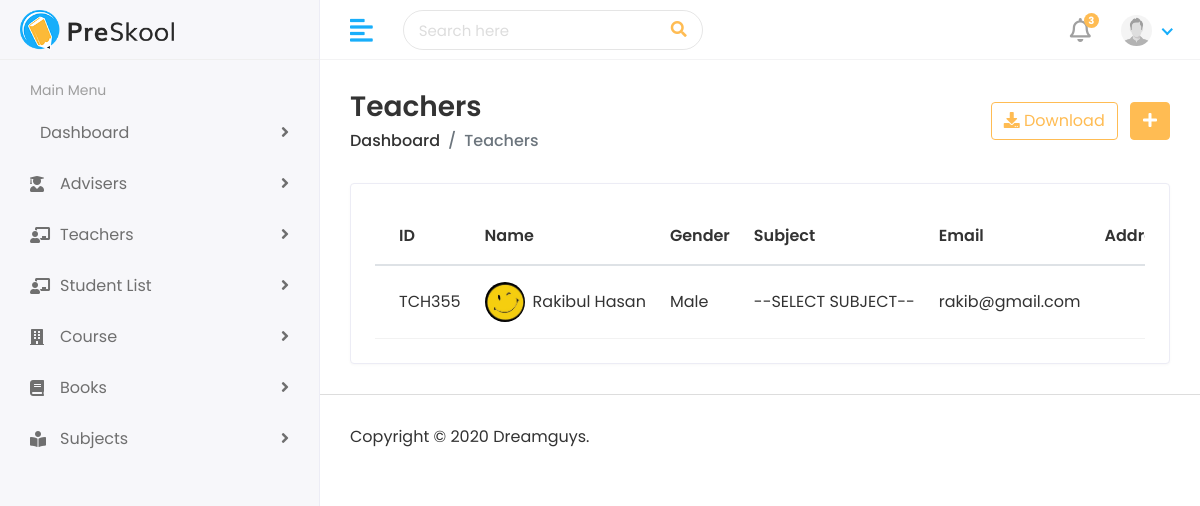
The page /view-teacher/ (signed in) on the database its author committed.
### HOD_Dashbord/models.py (models this page shows, shortened)
class Teacher(models.Model):
    user = models.OneToOneField(User, on_delete=models.CASCADE)
    teacher_id = models.CharField(max_length=100, unique=True)
    title = models.CharField(max_length=100, blank=True, null=True)
    gender = models.CharField(max_length=10, blank=True, null=True)
    DOB = models.CharField(max_length=20, blank=True, null=True)
    Joine_date = models.CharField(max_length=20, blank=True, null=True)
    subject = models.CharField(max_length=120, blank=True, null=True)
    address = models.CharField(max_length=260, blank=True, null=True)
    city = models.CharField(max_length=150, blank=True, null=True)
    state = models.CharField(max_length=120, blank=True, null=True)
    country = models.CharField(max_length=120, blank=True, null=True)
    zipe_code = models.CharField(max_length=10, blank=True, null=True)
    phone_number = models.CharField(max_length=20, blank=True, null=True)

### Accounts/models.py (models this page shows, shortened)
class User(AbstractBaseUser, PermissionsMixin):
    email         = models.EmailField(unique=True, null=False)
    password      = models.CharField(max_length=120)
    first_name    = models.CharField(max_length=165, null=True, blank=True)
    last_name      = models.CharField(max_length=165, null=True, blank=True)
    profile_pic   = models.ImageField(upload_to='profile_pic', null=True, blank=True)
    user_rol = (
        ('admin','Admin'),
        ('teacher','Teacher'),
        ('student','Student'),
    )
    user_type = models.CharField(
        max_length=20,
        choices=user_rol,
        )
    is_staff = models.BooleanField(
        gettext_lazy("staff status"),
        default=False,
        help_text = gettext_lazy("Designet whether this user can Login this site")
    )
    is_active = models.BooleanField(
        gettext_lazy("Active"),
        default=True,
        help_text = gettext_lazy("designates Whether this user should be creates as active. unselect this instad of deleting accounts")
    )
    USERNAME_FIELD = 'email'
    objects = MyUserManager()

### HOD_Dashbord/views.py (the view)
# urls.py: path('view-teacher/', views.View_Teacher, name='view_teacher'),
@login_required()
def View_Teacher(request):
    user = request.user
    if user.user_type == 'admin':
        teacher = Teacher.objects.all()
        context = {
            'teachers':teacher
        }
        return render(request, 'Dashbord/view_teacher.html', context)
    return redirect('error')

### templates/Dashbord/view_teacher.html (shortened to what this page needs)
{% extends "Dashbord/base.html" %}
{% load static %}
{% block body %}
<div class="page-wrapper">
    <div class="content container-fluid">
        <div class="page-header">
            <div class="row align-items-center">
                <div class="col">
                    <h3 class="page-title">Teachers</h3>
                    <ul class="breadcrumb">
                        <li class="breadcrumb-item"><a
                                href="index.html">Dashboard</a></li>
                        <li class="breadcrumb-item active">Teachers</li>
                    </ul>
                </div>
                <div class="col-auto text-right float-right
                    ml-auto">
                    <a href="#" class="btn btn-outline-primary
                        mr-2"><i class="fas fa-download"></i>
                        Download</a>
                    <a href="add-teacher.html" class="btn
                        btn-primary"><i class="fas fa-plus"></i></a>
                </div>
            </div>
        </div>
        <div class="row">
            <div class="col-sm-12">
                <div class="card card-table">
                    <div class="card-body">
                        <div class="table-responsive">
                            <table class="table table-hover
                                table-center mb-0 datatable">
                                <thead>
                                    <tr>
                                        <th>ID</th>
                                        <th>Name</th>
                                        <th>Gender</th>
                                        <th>Subject</th>
                                        <th>Email</th>
                                        <th>Address</th>
                                    </tr>
                                </thead>
                                <tbody>
                                    {% for i in teachers %}
                                    <tr>
                                        <td>{{i.teacher_id}}</td>
                                        <td>
                                            <h2
                                                class="table-avatar">
                                                <a
                                                    href="teacher-details.html"
                                                    class="avatar
                                                    avatar-sm mr-2">
                                                    {% if i.user.profile_pic %}
                                                    <img
                                                        class="avatar-img
                                                        rounded-circle"
                                                        src="/media/{{i.user.profile_pic}}"
                                                        alt="User
                                                        Image">
                                                    {% endif %}
                                                    </a>
                                                <a
                                                    href="teacher-details.html">{{i.user.first_name}} {{i.user.last_name}}</a>
                                            </h2>
                                        </td>
                                        <td>{{i.gender}}</td>
                                        <td>{{i.subject}}</td>
                                        <td>{{i.user.email}}</td>
                                        <td>{{i.address}}</td>
                                    </tr>
                                    {% endfor %}
                                </tbody>
                            </table>
                        </div>
                    </div>
                </div>
            </div>
        </div>
    </div>
    <footer>
        <p>Copyright © 2020 Dreamguys.</p>
    </footer>
</div>
{% endblock body %}

### static/Dashbord/css/style.css (style rules this page uses)
html { height: 100%; }
body { background-color: #fff; color: #333; font-family: 'Poppins', sans-serif; font-size: 1rem; height: 100%; line-height: 1.5; overflow-x: hidden; }
h1, h2, h3, h4, h5, h6 { font-family: 'Poppins', sans-serif; margin-top: 0; }
a { color: #009ce7; }
input, button, a { transition: all 0.4s ease; -moz-transition: all 0.4s ease; -o-transition: all 0.4s ease; -ms-transition: all 0.4s ease; -webkit-transition: all 0.4s ease; }
ul, ol { padding: 0px; list-style: none; }
.table { color: #333; max-width: 100%; margin-bottom: 0; width: 100%; }
table.table td h2 { display: inline-block; font-size: inherit; font-weight: 400; margin: 0; padding: 0; vertical-align: middle; }
table.table td h2.table-avatar { align-items: center; display: inline-flex; font-size: inherit; font-weight: 400; margin: 0; padding: 0; vertical-align: middle; white-space: nowrap; }
table.table td h2 a { color: #333; }
.table thead tr th { font-weight: 600; }
.table tbody tr { border-bottom: 1px solid rgba(0, 0, 0, 0.05); }
.table.table-center td, .table.table-center th { vertical-align: middle; }
.card-table .card-body .table > thead > tr > th { border-top: 0; }
.card-table .card-body .table tr td:first-child, .card-table .card-body .table tr th:first-child { padding-left: 1.5rem; }
.card-table .table td, .card-table .table th { border-top: 1px solid #e2e5e8; padding: 1rem 0.75rem; white-space: nowrap; }
.btn-primary { background-color: #FFBC53; border: 1px solid #FFBC53; }
.btn-outline-primary { color: #FFBC53; border-color: #FFBC53; }
.card { border: 1px solid #ececf5; box-shadow: 0 1px 3px 0 rgba(0, 0, 0, 0.03); margin-bottom: 1.875rem; }
.card-body { padding: 1.5rem; }
.avatar { position: relative; display: inline-block; width: 3rem; height: 3rem }
.avatar > img { width: 100%; height: 100%; -o-object-fit: cover; object-fit: cover; }
.avatar-sm { width: 2.5rem; height: 2.5rem; }
footer { padding: 1.875rem 1.875rem; border-top: 1px solid #ddd; }
footer p { margin: 0px; }
.page-wrapper { margin-left: 320px; padding-top: 60px; position: relative; transition: all 0.4s ease; }
.page-wrapper > .content { padding: 1.875rem 1.875rem 0; }
.page-header { margin-bottom: 1.875rem; }
.page-header .breadcrumb { background-color: transparent; color: #6c757d; font-size: 1rem; font-weight: 500; margin-bottom: 0; padding: 0; }
.page-header .breadcrumb a { color: #333; }
.page-title { font-size: 28px; font-weight: 600; color: #333; margin-bottom: 5px; }

### rows shown on the page
Teacher: teacher_id "TCH355", user.profile_pic (picture), user.first_name "Rakibul", user.last_name "Hasan", gender "Male", subject "--SELECT SUBJECT--", user.email "rakib@gmail.com"
